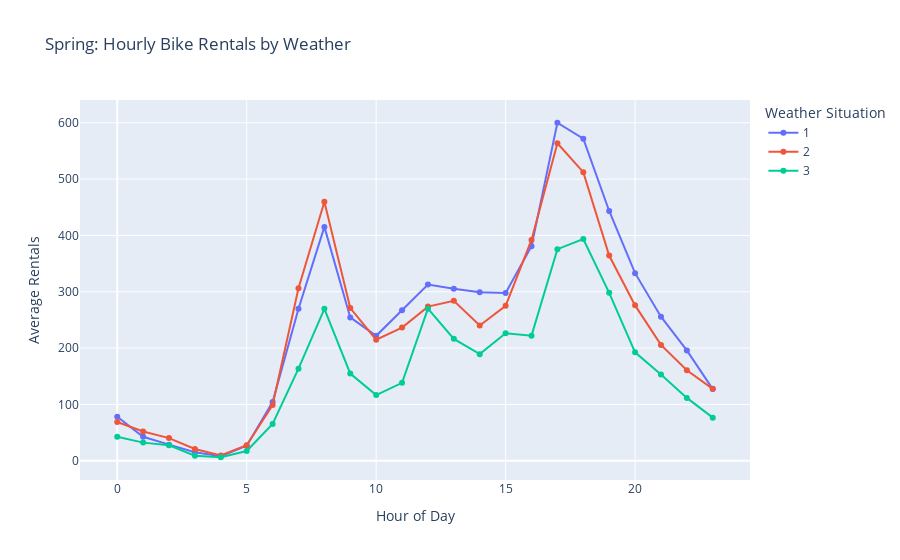

Notebook cell for this chart:
### Code cell
# Average rentals per hour per weather condition only for fall

fall_data = hour_data_update[hour_data_update['seasonName'] == 'Fall']

hour_weather = fall_data.groupby(['hr', 'weathersit'])['cnt'].mean().reset_index()

# Plot
fig = px.line(hour_weather,
              x='hr',
              y='cnt',
              color='weathersit',
              markers=True,
              title="Spring: Hourly Bike Rentals by Weather",
              labels={'hr': 'Hour of Day', 'cnt': 'Average Rentals', 'weathersit': 'Weather Situation'})

fig.show()

### Figure 1 — Plotly figure (JSON) as saved in the notebook; plotly's stock layout.template omitted (floating-point values rounded to 4 significant figures)
{"data": [{"hovertemplate": "Weather Situation=1<br>Hour of Day=%{x}<br>Average Rentals=%{y}<extra></extra>", "legendgroup": "1", "line": {"color": "#636efa", "dash": "solid"}, "marker": {"symbol": "circle"}, "mode": "markers+lines", "name": "1", "orientation": "v", "showlegend": true, "type": "scatter", "x": [0, 1, 2, 3, 4, 5, 6, 7, 8, 9, 10, 11, 12, 13, 14, 15, 16, 17, 18, 19, 20, 21, 22, 23], "xaxis": "x", "y": [77.99, 42.46, 28.48, 15.02, 8.029, 26.5, 104.2, 269.9, 415.1, 254.4, 221.7, 267.1, 312.9, 305.5, 299.0, 297.7, 380.7, 600.0, 571.7, 443.3, 333.0, 255.8, 195.8, 127.2], "yaxis": "y"}, {"hovertemplate": "Weather Situation=2<br>Hour of Day=%{x}<br>Average Rentals=%{y}<extra></extra>", "legendgroup": "2", "line": {"color": "#EF553B", "dash": "solid"}, "marker": {"symbol": "circle"}, "mode": "markers+lines", "name": "2", "orientation": "v", "showlegend": true, "type": "scatter", "x": [0, 1, 2, 3, 4, 5, 6, 7, 8, 9, 10, 11, 12, 13, 14, 15, 16, 17, 18, 19, 20, 21, 22, 23], "xaxis": "x", "y": [68.67, 51.83, 40.14, 20.7, 9.333, 27.37, 98.78, 306.3, 459.8, 271.1, 214.9, 236.3, 273.6, 283.9, 240.2, 275.0, 392.0, 563.7, 512.3, 364.3, 275.8, 205.6, 160.6, 127.6], "yaxis": "y"}, {"hovertemplate": "Weather Situation=3<br>Hour of Day=%{x}<br>Average Rentals=%{y}<extra></extra>", "legendgroup": "3", "line": {"color": "#00cc96", "dash": "solid"}, "marker": {"symbol": "circle"}, "mode": "markers+lines", "name": "3", "orientation": "v", "showlegend": true, "type": "scatter", "x": [0, 1, 2, 3, 4, 5, 6, 7, 8, 9, 10, 11, 12, 13, 14, 15, 16, 17, 18, 19, 20, 21, 22, 23], "xaxis": "x", "y": [42.42, 32.1, 27.36, 8.833, 6.125, 17.2, 65.14, 163.4, 269.6, 154.8, 116.4, 138.3, 269.9, 216.3, 189.2, 226.3, 222.1, 375.6, 393.5, 298, 192.4, 153.1, 111.5, 76.44], "yaxis": "y"}], "layout": {"legend": {"title": {"text": "Weather Situation"}, "tracegroupgap": 0}, "title": {"text": "Spring: Hourly Bike Rentals by Weather"}, "xaxis": {"anchor": "y", "domain": [0, 1], "title": {"text": "Hour of Day"}}, "yaxis": {"anchor": "x", "domain": [0, 1], "title": {"text": "Average Rentals"}}}}
